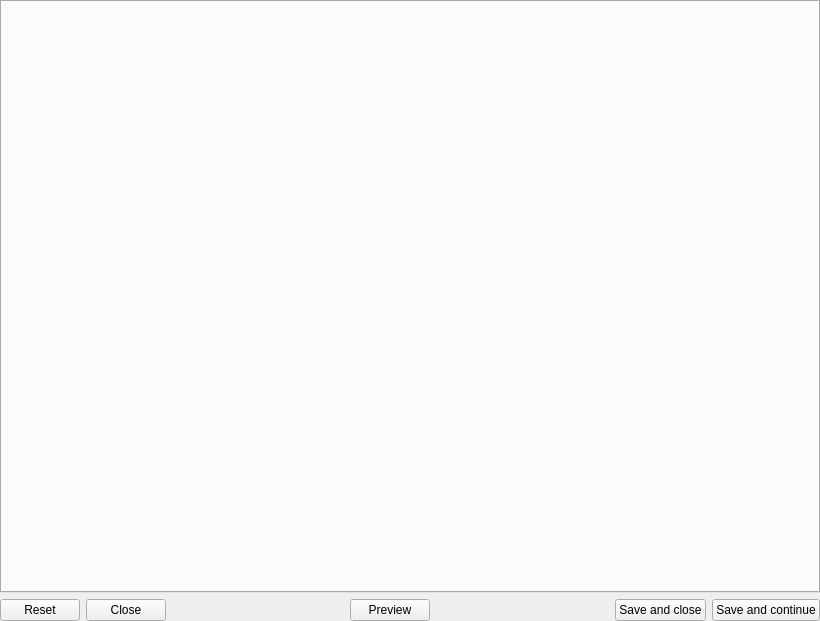
<?xml version="1.0" encoding="UTF-8"?>
<ui version="4.0">
 <class>Edit</class>
 <widget class="QWidget" name="Edit">
  <property name="geometry">
   <rect>
    <x>0</x>
    <y>0</y>
    <width>820</width>
    <height>621</height>
   </rect>
  </property>
  <property name="windowTitle">
   <string>Form</string>
  </property>
  <layout class="QVBoxLayout" name="verticalLayout">
   <property name="margin">
    <number>0</number>
   </property>
   <item>
    <widget class="QTabWidget" name="tabWidget">
     <property name="sizePolicy">
      <sizepolicy hsizetype="Preferred" vsizetype="Expanding">
       <horstretch>0</horstretch>
       <verstretch>0</verstretch>
      </sizepolicy>
     </property>
     <property name="currentIndex">
      <number>-1</number>
     </property>
    </widget>
   </item>
   <item>
    <layout class="QHBoxLayout" name="horizontalLayout_2">
     <item>
      <widget class="QPushButton" name="btnReset">
       <property name="text">
        <string>Reset</string>
       </property>
       <property name="icon">
        <iconset>
         <normaloff>icons/actions/undo_small.png</normaloff>icons/actions/undo_small.png</iconset>
       </property>
      </widget>
     </item>
     <item>
      <widget class="QPushButton" name="btnClose">
       <property name="text">
        <string>Close</string>
       </property>
       <property name="icon">
        <iconset>
         <normaloff>icons/actions/cancel_small.png</normaloff>icons/actions/cancel_small.png</iconset>
       </property>
      </widget>
     </item>
     <item>
      <spacer name="horizontalSpacer_2">
       <property name="orientation">
        <enum>Qt::Horizontal</enum>
       </property>
       <property name="sizeHint" stdset="0">
        <size>
         <width>254</width>
         <height>20</height>
        </size>
       </property>
      </spacer>
     </item>
     <item>
      <widget class="QPushButton" name="btnPreview">
       <property name="text">
        <string>Preview</string>
       </property>
       <property name="icon">
        <iconset>
         <normaloff>icons/actions/preview.svg</normaloff>icons/actions/preview.svg</iconset>
       </property>
      </widget>
     </item>
     <item>
      <spacer name="horizontalSpacer">
       <property name="orientation">
        <enum>Qt::Horizontal</enum>
       </property>
       <property name="sizeHint" stdset="0">
        <size>
         <width>254</width>
         <height>20</height>
        </size>
       </property>
      </spacer>
     </item>
     <item>
      <widget class="QPushButton" name="btnSaveClose">
       <property name="text">
        <string>Save and close</string>
       </property>
       <property name="icon">
        <iconset>
         <normaloff>icons/actions/accept.svg</normaloff>icons/actions/accept.svg</iconset>
       </property>
      </widget>
     </item>
     <item>
      <widget class="QPushButton" name="btnSaveContinue">
       <property name="text">
        <string>Save and continue</string>
       </property>
       <property name="icon">
        <iconset>
         <normaloff>icons/actions/save_continue.svg</normaloff>icons/actions/save_continue.svg</iconset>
       </property>
      </widget>
     </item>
    </layout>
   </item>
  </layout>
 </widget>
 <resources/>
 <connections/>
</ui>
